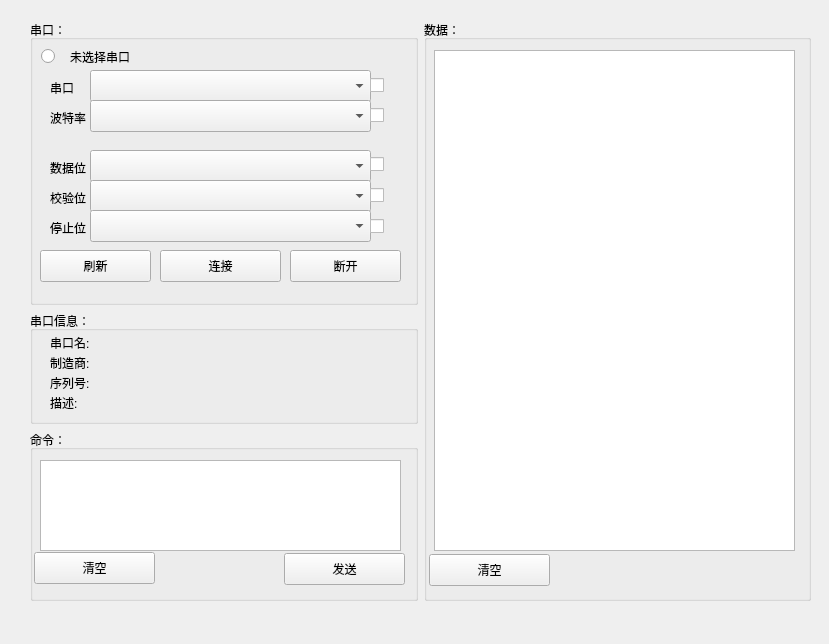
<?xml version="1.0" encoding="UTF-8"?>
<ui version="4.0">
 <class>SerialTool</class>
 <widget class="QWidget" name="SerialTool">
  <property name="geometry">
   <rect>
    <x>0</x>
    <y>0</y>
    <width>829</width>
    <height>644</height>
   </rect>
  </property>
  <property name="minimumSize">
   <size>
    <width>240</width>
    <height>160</height>
   </size>
  </property>
  <property name="windowTitle">
   <string>串口工具</string>
  </property>
  <widget class="QWidget" name="horizontalLayoutWidget_2">
   <property name="geometry">
    <rect>
     <x>30</x>
     <y>20</y>
     <width>781</width>
     <height>581</height>
    </rect>
   </property>
   <layout class="QHBoxLayout" name="horizontalLayout_2">
    <item>
     <layout class="QVBoxLayout" name="verticalLayout_6" stretch="5,2,3">
      <item>
       <layout class="QVBoxLayout" name="verticalLayout_7">
        <item>
         <widget class="QGroupBox" name="groupBox_5">
          <property name="title">
           <string>串口：</string>
          </property>
          <widget class="QComboBox" name="serialPorts">
           <property name="geometry">
            <rect>
             <x>60</x>
             <y>50</y>
             <width>281</width>
             <height>32</height>
            </rect>
           </property>
          </widget>
          <widget class="QLabel" name="label_6">
           <property name="geometry">
            <rect>
             <x>20</x>
             <y>60</y>
             <width>60</width>
             <height>16</height>
            </rect>
           </property>
           <property name="text">
            <string>串口</string>
           </property>
          </widget>
          <widget class="QLabel" name="label_7">
           <property name="geometry">
            <rect>
             <x>20</x>
             <y>90</y>
             <width>60</width>
             <height>16</height>
            </rect>
           </property>
           <property name="text">
            <string>波特率</string>
           </property>
          </widget>
          <widget class="QLabel" name="label_8">
           <property name="geometry">
            <rect>
             <x>20</x>
             <y>140</y>
             <width>60</width>
             <height>16</height>
            </rect>
           </property>
           <property name="text">
            <string>数据位</string>
           </property>
          </widget>
          <widget class="QLabel" name="label_9">
           <property name="geometry">
            <rect>
             <x>20</x>
             <y>170</y>
             <width>60</width>
             <height>16</height>
            </rect>
           </property>
           <property name="text">
            <string>校验位</string>
           </property>
          </widget>
          <widget class="QLabel" name="label_10">
           <property name="geometry">
            <rect>
             <x>20</x>
             <y>200</y>
             <width>60</width>
             <height>16</height>
            </rect>
           </property>
           <property name="text">
            <string>停止位</string>
           </property>
          </widget>
          <widget class="QComboBox" name="buadList">
           <property name="geometry">
            <rect>
             <x>60</x>
             <y>80</y>
             <width>281</width>
             <height>32</height>
            </rect>
           </property>
          </widget>
          <widget class="QComboBox" name="dataBits">
           <property name="geometry">
            <rect>
             <x>60</x>
             <y>130</y>
             <width>281</width>
             <height>32</height>
            </rect>
           </property>
          </widget>
          <widget class="QComboBox" name="checkBits">
           <property name="geometry">
            <rect>
             <x>60</x>
             <y>160</y>
             <width>281</width>
             <height>32</height>
            </rect>
           </property>
          </widget>
          <widget class="QComboBox" name="stopBits">
           <property name="geometry">
            <rect>
             <x>60</x>
             <y>190</y>
             <width>281</width>
             <height>32</height>
            </rect>
           </property>
          </widget>
          <widget class="QPushButton" name="connectionConnectBtn">
           <property name="geometry">
            <rect>
             <x>130</x>
             <y>230</y>
             <width>121</width>
             <height>32</height>
            </rect>
           </property>
           <property name="text">
            <string>连接</string>
           </property>
          </widget>
          <widget class="QPushButton" name="connectionCloseBtn">
           <property name="geometry">
            <rect>
             <x>260</x>
             <y>230</y>
             <width>111</width>
             <height>32</height>
            </rect>
           </property>
           <property name="text">
            <string>断开</string>
           </property>
          </widget>
          <widget class="QPushButton" name="connectionRefreshBtn">
           <property name="geometry">
            <rect>
             <x>10</x>
             <y>230</y>
             <width>111</width>
             <height>32</height>
            </rect>
           </property>
           <property name="text">
            <string>刷新</string>
           </property>
          </widget>
          <widget class="QLabel" name="selectedSerialPort">
           <property name="geometry">
            <rect>
             <x>40</x>
             <y>26</y>
             <width>231</width>
             <height>21</height>
            </rect>
           </property>
           <property name="text">
            <string>未选择串口</string>
           </property>
          </widget>
          <widget class="QCheckBox" name="serialCheckBox">
           <property name="geometry">
            <rect>
             <x>340</x>
             <y>55</y>
             <width>21</width>
             <height>20</height>
            </rect>
           </property>
           <property name="text">
            <string/>
           </property>
           <property name="checked">
            <bool>false</bool>
           </property>
          </widget>
          <widget class="QCheckBox" name="buadCheckBox">
           <property name="geometry">
            <rect>
             <x>340</x>
             <y>85</y>
             <width>21</width>
             <height>20</height>
            </rect>
           </property>
           <property name="text">
            <string/>
           </property>
          </widget>
          <widget class="QCheckBox" name="dataCheckBox">
           <property name="geometry">
            <rect>
             <x>340</x>
             <y>134</y>
             <width>21</width>
             <height>20</height>
            </rect>
           </property>
           <property name="text">
            <string/>
           </property>
          </widget>
          <widget class="QCheckBox" name="chechCheckBox">
           <property name="geometry">
            <rect>
             <x>340</x>
             <y>165</y>
             <width>21</width>
             <height>20</height>
            </rect>
           </property>
           <property name="text">
            <string/>
           </property>
          </widget>
          <widget class="QCheckBox" name="stopCheckBox">
           <property name="geometry">
            <rect>
             <x>340</x>
             <y>196</y>
             <width>21</width>
             <height>20</height>
            </rect>
           </property>
           <property name="text">
            <string/>
           </property>
          </widget>
          <widget class="QRadioButton" name="connectionState">
           <property name="geometry">
            <rect>
             <x>11</x>
             <y>26</y>
             <width>21</width>
             <height>20</height>
            </rect>
           </property>
           <property name="text">
            <string/>
           </property>
          </widget>
         </widget>
        </item>
       </layout>
      </item>
      <item>
       <layout class="QVBoxLayout" name="verticalLayout_8">
        <item>
         <widget class="QGroupBox" name="groupBox_6">
          <property name="title">
           <string>串口信息：</string>
          </property>
          <widget class="QLabel" name="serialName">
           <property name="geometry">
            <rect>
             <x>70</x>
             <y>20</y>
             <width>291</width>
             <height>20</height>
            </rect>
           </property>
           <property name="text">
            <string/>
           </property>
          </widget>
          <widget class="QLabel" name="manfactor">
           <property name="geometry">
            <rect>
             <x>70</x>
             <y>40</y>
             <width>301</width>
             <height>20</height>
            </rect>
           </property>
           <property name="text">
            <string/>
           </property>
          </widget>
          <widget class="QLabel" name="serialNumber">
           <property name="geometry">
            <rect>
             <x>70</x>
             <y>60</y>
             <width>301</width>
             <height>20</height>
            </rect>
           </property>
           <property name="text">
            <string/>
           </property>
          </widget>
          <widget class="QLabel" name="desc">
           <property name="geometry">
            <rect>
             <x>70</x>
             <y>80</y>
             <width>301</width>
             <height>20</height>
            </rect>
           </property>
           <property name="text">
            <string/>
           </property>
          </widget>
          <widget class="QLabel" name="serialName_4">
           <property name="geometry">
            <rect>
             <x>20</x>
             <y>22</y>
             <width>60</width>
             <height>20</height>
            </rect>
           </property>
           <property name="text">
            <string>串口名:</string>
           </property>
          </widget>
          <widget class="QLabel" name="desc_4">
           <property name="geometry">
            <rect>
             <x>20</x>
             <y>82</y>
             <width>60</width>
             <height>20</height>
            </rect>
           </property>
           <property name="text">
            <string>描述:</string>
           </property>
          </widget>
          <widget class="QLabel" name="serialNumber_4">
           <property name="geometry">
            <rect>
             <x>20</x>
             <y>62</y>
             <width>60</width>
             <height>20</height>
            </rect>
           </property>
           <property name="text">
            <string>序列号:</string>
           </property>
          </widget>
          <widget class="QLabel" name="manfactor_4">
           <property name="geometry">
            <rect>
             <x>20</x>
             <y>42</y>
             <width>60</width>
             <height>20</height>
            </rect>
           </property>
           <property name="text">
            <string>制造商:</string>
           </property>
          </widget>
         </widget>
        </item>
       </layout>
      </item>
      <item>
       <layout class="QVBoxLayout" name="verticalLayout_9">
        <item>
         <widget class="QGroupBox" name="groupBox_7">
          <property name="title">
           <string>命令：</string>
          </property>
          <widget class="QPushButton" name="sendBtn">
           <property name="geometry">
            <rect>
             <x>254</x>
             <y>123</y>
             <width>121</width>
             <height>32</height>
            </rect>
           </property>
           <property name="text">
            <string>发送</string>
           </property>
          </widget>
          <widget class="QPlainTextEdit" name="command">
           <property name="geometry">
            <rect>
             <x>10</x>
             <y>30</y>
             <width>361</width>
             <height>91</height>
            </rect>
           </property>
          </widget>
          <widget class="QPushButton" name="commandClearBtn">
           <property name="geometry">
            <rect>
             <x>4</x>
             <y>122</y>
             <width>121</width>
             <height>32</height>
            </rect>
           </property>
           <property name="text">
            <string>清空</string>
           </property>
          </widget>
         </widget>
        </item>
       </layout>
      </item>
     </layout>
    </item>
    <item>
     <layout class="QVBoxLayout" name="verticalLayout_10">
      <item>
       <widget class="QGroupBox" name="groupBox_8">
        <property name="title">
         <string>数据：</string>
        </property>
        <widget class="QTextBrowser" name="recvViewer">
         <property name="geometry">
          <rect>
           <x>10</x>
           <y>30</y>
           <width>361</width>
           <height>501</height>
          </rect>
         </property>
        </widget>
        <widget class="QPushButton" name="recvClearBtn">
         <property name="geometry">
          <rect>
           <x>5</x>
           <y>534</y>
           <width>121</width>
           <height>32</height>
          </rect>
         </property>
         <property name="text">
          <string>清空</string>
         </property>
        </widget>
       </widget>
      </item>
     </layout>
    </item>
   </layout>
  </widget>
 </widget>
 <resources/>
 <connections/>
</ui>
